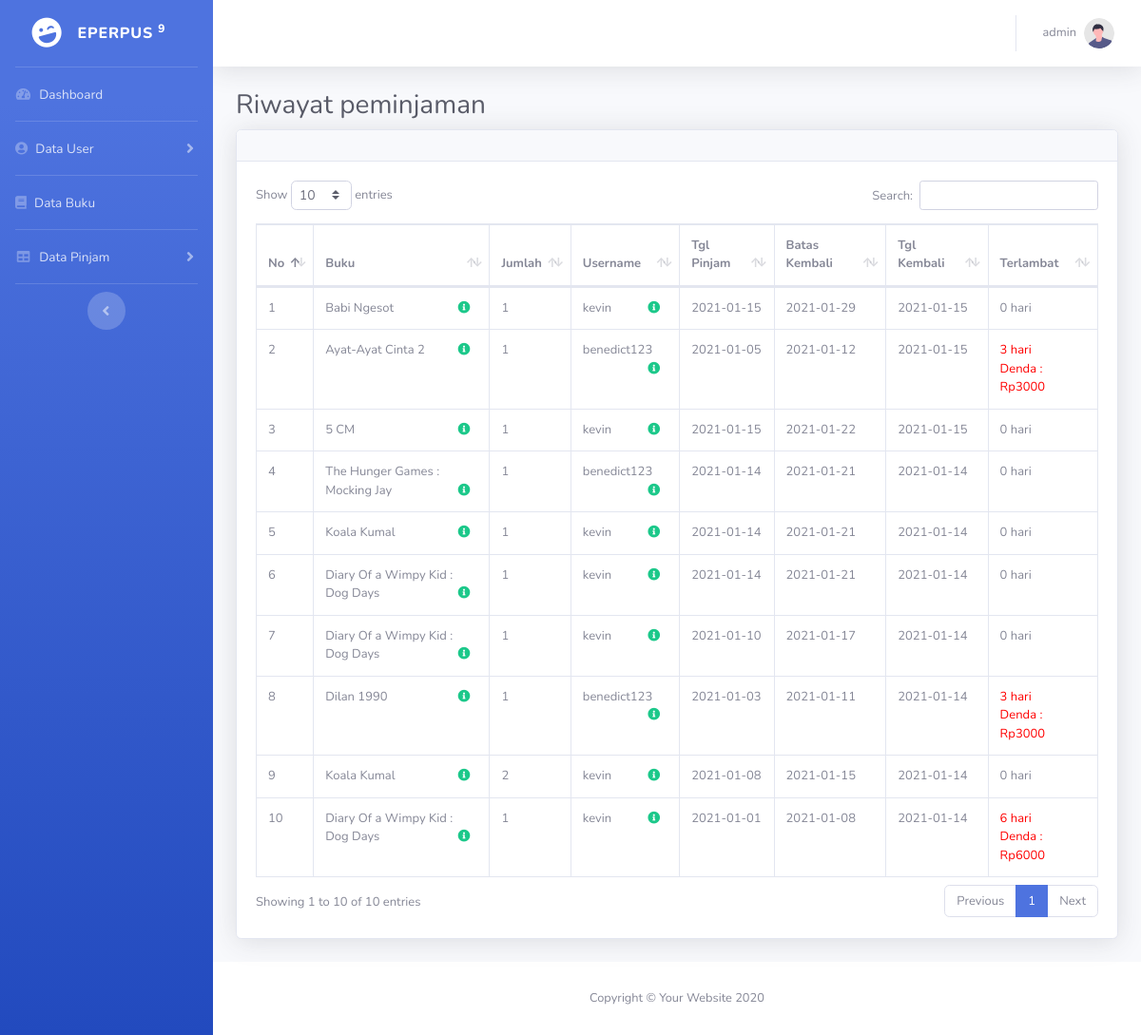
/admin.php?page=riwayat-peminjaman (signed in), run on the app's committed database.
### tables this page shows
CREATE TABLE `tb_peminjaman` (
  `id_peminjaman` int(11) NOT NULL,
  `id_buku` int(11) NOT NULL,
  `jumlah_buku` int(11) NOT NULL,
  `id_user` int(11) NOT NULL,
  `tgl_pinjam` date NOT NULL,
  `batas_kembali` date NOT NULL,
  `tgl_kembali` date DEFAULT NULL,
  `status` tinyint(1) NOT NULL
);

CREATE TABLE `tb_buku` (
  `id_buku` int(11) NOT NULL,
  `judul` varchar(100) NOT NULL,
  `pengarang` varchar(100) NOT NULL,
  `penerbit` varchar(100) NOT NULL,
  `tahun_terbit` varchar(4) NOT NULL,
  `jumlah_buku` int(3) NOT NULL,
  `gambar` varchar(100) NOT NULL,
  `tgl_input` date NOT NULL DEFAULT current_timestamp()
);

CREATE TABLE `tb_users` (
  `id_user` int(11) NOT NULL,
  `username` varchar(100) NOT NULL,
  `email` varchar(100) NOT NULL,
  `alamat` varchar(100) NOT NULL,
  `password` varchar(100) NOT NULL,
  `level` enum('admin','anggota') NOT NULL,
  `status` tinyint(1) NOT NULL,
  `tgl_daftar` date NOT NULL
);

### functions_buku.php (called while the page is built, shortened)
<?php
require_once './conn.php';
	function query($query){
		global $db;
		$result = mysqli_query($db, $query);
		$rows = [];
		while ($row = mysqli_fetch_assoc($result)) {
			$rows[] = $row;
		}
		return $rows;
	}
?>

### functions_peminjaman.php (called while the page is built, shortened)
<?php
	function terlambat($batas_kembali, $tgl_telat) {
		$batas_kembali_pisah = explode("-", $batas_kembali);
		$batas_kembali_pisah = $batas_kembali_pisah[2]."-".$batas_kembali_pisah[1]."-".$batas_kembali_pisah[0];
		$tgl_telat_pisah = explode("-", $tgl_telat);
		$tgl_telat_pisah = $tgl_telat_pisah[2]."-".$tgl_telat_pisah[1]."-".$tgl_telat_pisah[0];
		$selisih = strtotime($tgl_telat_pisah) - strtotime($batas_kembali_pisah);
		$selisih = $selisih/86400;
		if ($selisih >= 1) {
			$hasil_hari = floor($selisih);
		} else {
			$hasil_hari = 0;
		}
		return $hasil_hari;
	}
?>

### page/admin_peminjaman/riwayat_peminjaman.php (the view, shortened to what this page needs)
<div id="content">
    <div class="container-fluid">
        <h1 class="h3 mb-2 text-gray-800">Riwayat peminjaman</h1>
        <div class="card shadow mb-4">
            <div class="card-header py-3">
            </div>
            <div class="card-body">
                <div class="table-responsive">
                    <font size="2">
                    <table class="table table-bordered" id="dataTable" width="100%" cellspacing="0" >
                        <thead>
                            <tr>
                                <th>No</th>
                                <th>Buku</th>
                                <th>Jumlah</th>
                                <th>Username</th>
                                <th>Tgl Pinjam</th>
                                <th>Batas Kembali</th>
                                <th>Tgl Kembali</th>
                                <th>Terlambat</th>
                            </tr>
                        </thead>
                        <tbody>
                            <?php
                                $i = 1;
                                $peminjaman = query("
                                SELECT a.*, b.id_buku, b.judul, b.gambar, c.id_user, c.username, c.email, c.alamat
                                FROM tb_peminjaman AS a
                                INNER JOIN tb_buku AS b ON a.id_buku = b.id_buku
                                INNER JOIN tb_users AS c ON a.id_user = c.id_user
                                WHERE a.status = false ORDER BY a.tgl_kembali DESC
                                ");
                                foreach ($peminjaman as $row) :
                                ?>
                                    <tr>
                                        <td><?= $i; ?></td>
                                        <td><?= $row['judul']; ?><button class="mr-2 float-right" data-toggle="modal" data-target="#admin-riwayat1<?php echo $row['id_buku'];?>"
                                            style=" border: none;
                                                    background: none;
                                                    cursor: pointer;
                                                    margin: 0;
                                                    padding: 0;">
                                        <i class="fas fa-info-circle fa-1x text-success"></i></button>
                                        </td>
                                        <td><?= $row['jumlah_buku']; ?></td>
                                        <td><?= $row['username']; ?><button class="mr-2 float-right" data-toggle="modal" data-target="#admin-riwayat2<?php echo $row['id_user'];?>"
                                            style=" border: none;
                                                    background: none;
                                                    cursor: pointer;
                                                    margin: 0;
                                                    padding: 0;">
                                        <i class="fas fa-info-circle fa-1x text-success"></i></button>
                                        </td>
                                        <td><?= $row['tgl_pinjam']; ?></td>
                                        <td><?= $row['batas_kembali']; ?></td>
                                        <td><?= $row['tgl_kembali'] ?></td>
                                        <td>
                                            <?php
                                            $denda_hari = 1000;
                                            $batas_kembali = $row['batas_kembali'];
                                            $tgl_kembali = $row['tgl_kembali'];
                                            $telat = terlambat($batas_kembali, $tgl_kembali);
                                            $denda = $telat * $denda_hari;
                                            if ($telat > 0) {
                                                echo "
                                                    <font color='red'>$telat hari<br>Denda : Rp$denda</font>
                                                ";
                                            } else {
                                                echo $telat." hari";
                                            }
                                            ?>
                                        </td>
                                    </tr>
                                <?php $i++ ?>
                            <?php endforeach; ?>
                        </tbody>
                    </table>
                    </font>
                </div>
            </div>
        </div>
    </div>
</div>

### data on the page
tb_peminjaman: id_buku.judul "Babi Ngesot", jumlah_buku "1", id_user.username "kevin", tgl_pinjam "2021-01-15", batas_kembali "2021-01-29", tgl_kembali "2021-01-15", telat "0"
tb_peminjaman: id_buku.judul "Ayat-Ayat Cinta 2", jumlah_buku "1", id_user.username "benedict123", tgl_pinjam "2021-01-05", batas_kembali "2021-01-12", tgl_kembali "2021-01-15", telat "3", denda "3000"
tb_peminjaman: id_buku.judul "5 CM", jumlah_buku "1", id_user.username "kevin", tgl_pinjam "2021-01-15", batas_kembali "2021-01-22", tgl_kembali "2021-01-15", telat "0"
tb_peminjaman: id_buku.judul "The Hunger Games : Mocking Jay", jumlah_buku "1", id_user.username "benedict123", tgl_pinjam "2021-01-14", batas_kembali "2021-01-21", tgl_kembali "2021-01-14", telat "0"
tb_peminjaman: id_buku.judul "Koala Kumal", jumlah_buku "1", id_user.username "kevin", tgl_pinjam "2021-01-14", batas_kembali "2021-01-21", tgl_kembali "2021-01-14", telat "0"
tb_peminjaman: id_buku.judul "Diary Of a Wimpy Kid : Dog Days", jumlah_buku "1", id_user.username "kevin", tgl_pinjam "2021-01-14", batas_kembali "2021-01-21", tgl_kembali "2021-01-14", telat "0"
tb_peminjaman: id_buku.judul "Diary Of a Wimpy Kid : Dog Days", jumlah_buku "1", id_user.username "kevin", tgl_pinjam "2021-01-10", batas_kembali "2021-01-17", tgl_kembali "2021-01-14", telat "0"
tb_peminjaman: id_buku.judul "Dilan 1990", jumlah_buku "1", id_user.username "benedict123", tgl_pinjam "2021-01-03", batas_kembali "2021-01-11", tgl_kembali "2021-01-14", telat "3", denda "3000"
tb_peminjaman: id_buku.judul "Koala Kumal", jumlah_buku "2", id_user.username "kevin", tgl_pinjam "2021-01-08", batas_kembali "2021-01-15", tgl_kembali "2021-01-14", telat "0"
tb_peminjaman: id_buku.judul "Diary Of a Wimpy Kid : Dog Days", jumlah_buku "1", id_user.username "kevin", tgl_pinjam "2021-01-01", batas_kembali "2021-01-08", tgl_kembali "2021-01-14", telat "6", denda "6000"

### other printed values
$_SESSION['username'] "admin"
